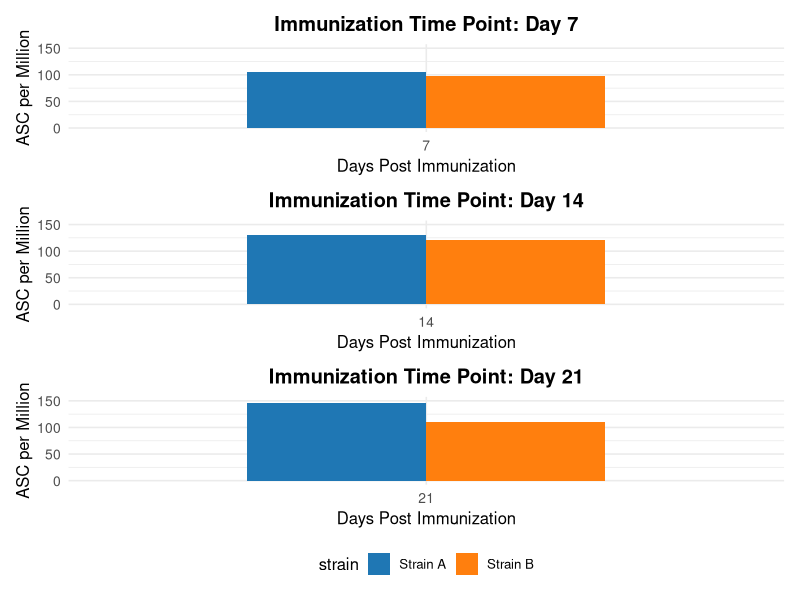

Generate this figure with R:
# Load necessary libraries
library(ggplot2)
library(dplyr)
library(patchwork)
library(readr)

# Optional: Define your input CSV file
# Your CSV should have columns: time_point, strain, days_post_immunization, asc_per_million
data <- read_csv("your_input_data.csv")

# Preview expected structure
# head(data)
#   time_point      strain       days_post_immunization     asc_per_million
#   "Day 7"         "Strain A"    7                        105
#   "Day 7"         "Strain B"    7                        98
#   "Day 14"        "Strain A"    14                       130
#   ...

# Ensure 'time_point' is treated as a factor with desired order
data$time_point <- factor(data$time_point, levels = c("Day 7", "Day 14", "Day 21"))

# Set consistent color palette for strains
strain_colors <- c("Strain A" = "#1f77b4", "Strain B" = "#ff7f0e")

# Create a plotting function
plot_group <- function(time) {
  ggplot(filter(data, time_point == time), aes(x = factor(days_post_immunization),
                                               y = asc_per_million,
                                               fill = strain)) +
    geom_bar(stat = "identity", position = "dodge", width = 0.6) +
    scale_fill_manual(values = strain_colors) +
    ylim(0, 150) +
    labs(
      title = paste("Immunization Time Point:", time),
      x = "Days Post Immunization",
      y = "ASC per Million"
    ) +
    theme_minimal(base_size = 12) +
    theme(
      legend.position = "bottom",
      plot.title = element_text(hjust = 0.5, face = "bold"),
      axis.text = element_text(size = 10)
    )
}

# Generate individual plots
plot_day7 <- plot_group("Day 7")
plot_day14 <- plot_group("Day 14")
plot_day21 <- plot_group("Day 21")

# Combine with patchwork and add shared legend
final_plot <- (plot_day7 / plot_day14 / plot_day21) +
  plot_layout(guides = "collect") &
  theme(legend.position = 'bottom')

# Save as high-resolution PDF
ggsave("ASC_combined_figure.pdf", plot = final_plot, width = 10, height = 12, dpi = 600)